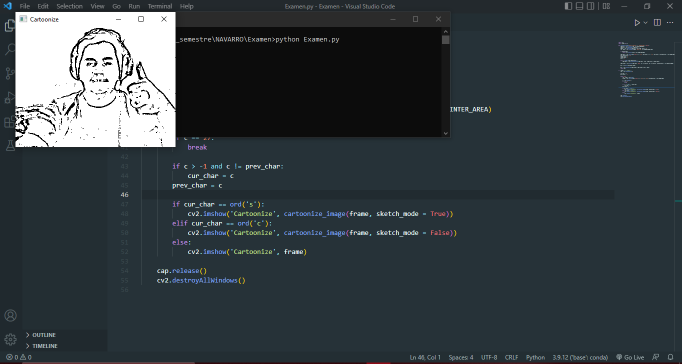
#> input picture Modo_Boceto.png, 1363 x 727 px (shown at 1/2 size)
$ python -i Examen.py   (imports and definitions only)   (older library calls are emulated)
#> lines starting #> are read from the running program, lines starting #| are printed output that depends on the picture
#> further down, picture is the input picture: shape (727, 1363, 3); mean B, G, R 66.3, 61.9, 53.2
import cv2
import numpy as np

def cartoonize_image(img, ds_factor = 4, sketch_mode = False) :
#> called with ds_factor = 4, sketch_mode = False
    img_gray = cv2.cvtColor(img, cv2.COLOR_BGR2GRAY)
    img_gray = cv2.medianBlur(img_gray, 7)
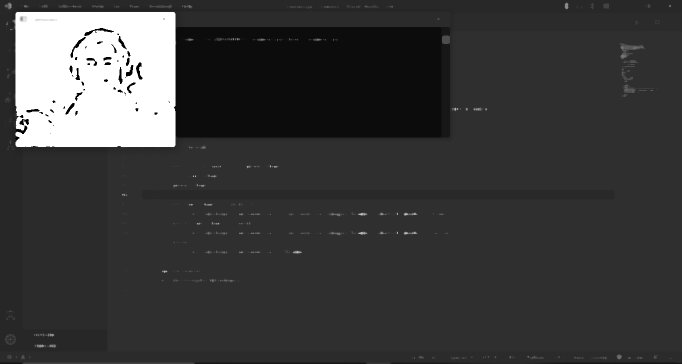
#> img_gray: shape (727, 1363) (shown at 1/2 size); min 0, max 255, mean 59.2
    edges = cv2.Laplacian(img_gray, cv2.CV_8U, ksize = 5)
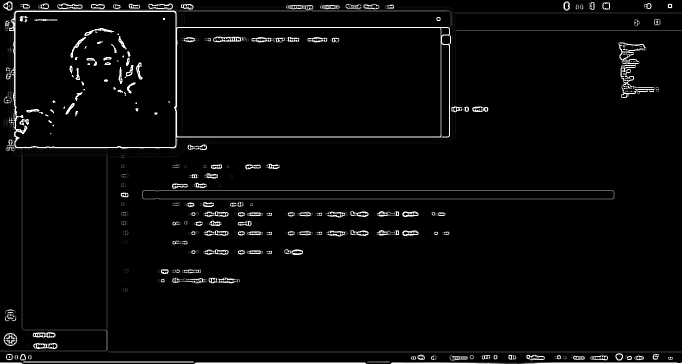
#> edges: shape (727, 1363) (shown at 1/2 size); min 0, max 255, mean 8.1
    ret, mask = cv2.threshold(edges, 100, 255, cv2.THRESH_BINARY_INV)
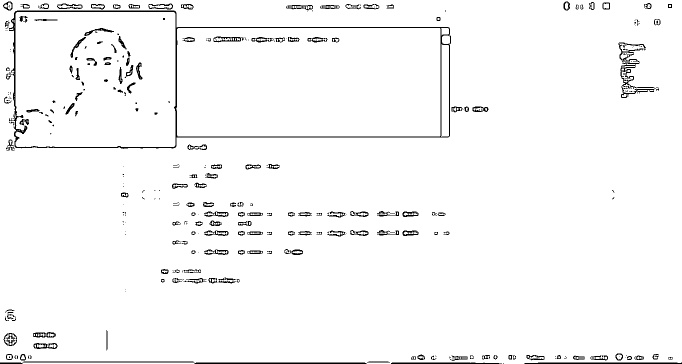
#> mask: shape (727, 1363) (shown at 1/2 size); 97.1% white; black in thin lines or dots

    if sketch_mode:
        return cv2.cvtColor(mask, cv2.COLOR_GRAY2BGR)

    img_small = cv2.resize(img, None, fx = 1.0 / ds_factor, fy = 1.0 / ds_factor, interpolation = cv2.INTER_AREA)
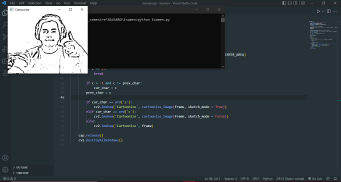
#> img_small: shape (182, 341, 3); mean B, G, R 66.3, 61.8, 53.2
    num_repetitions = 10
    sigma_color = 5
    sigma_space = 7
    size = 5

    for i in range (num_repetitions) :
        img_small = cv2.bilateralFilter(img_small, size, sigma_color, sigma_space)

    img_output = cv2.resize(img_small, None, fx = ds_factor, fy = ds_factor, interpolation = cv2.INTER_LINEAR)
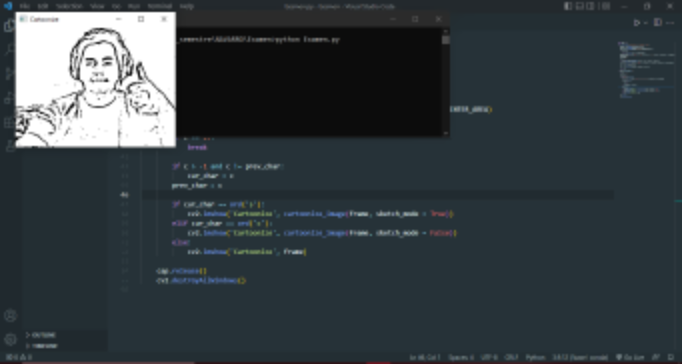
#> img_output: shape (728, 1364, 3) (shown at 1/2 size); mean B, G, R 66.3, 61.8, 53.2

    dst = np.zeros(img_gray.shape)

#> (the run stopped early here; a loop or call above may not have finished)
